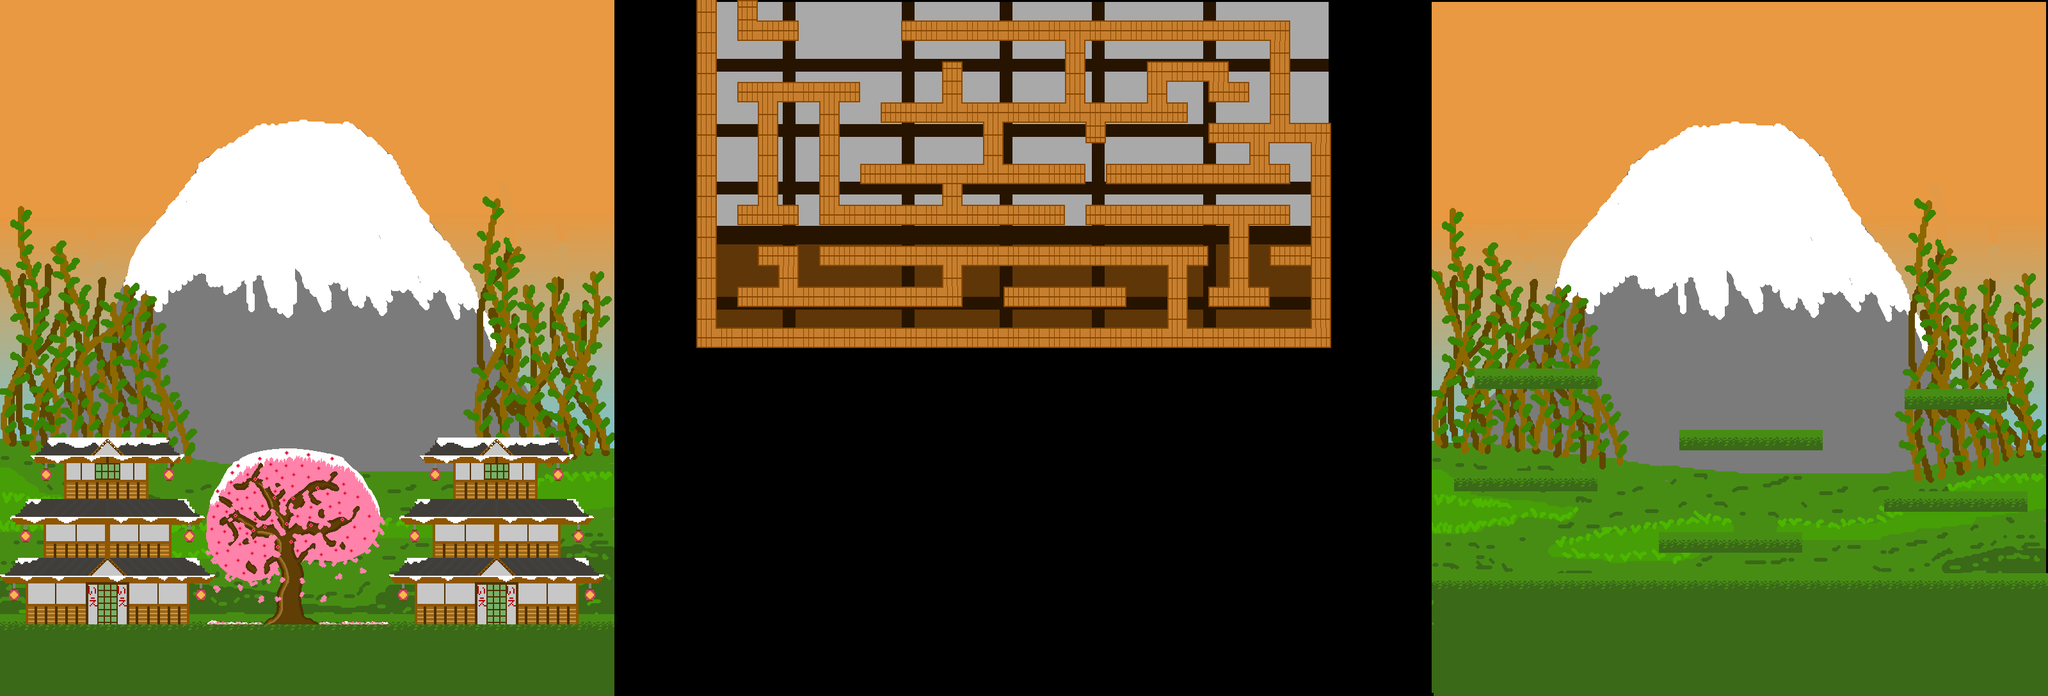

Below is a game level as drawn by its tile map, then a one-line description and the .tmx that defines it (tile-layer data replaced by summaries):
An orthogonal 100x34 tile map with 32x32 px tiles, 4 tile layers (solinterieur, solexterieur, arbre, maison), 3 image layers.

<map version="1.5" tiledversion="1.7.2" orientation="orthogonal" renderorder="right-down" width="100" height="34" tilewidth="32" tileheight="32" infinite="0" nextlayerid="16" nextobjectid="1">
 <editorsettings>
  <export target="map.json" format="json" />
 </editorsettings>
 <tileset firstgid="1" name="décors" tilewidth="32" tileheight="32" tilecount="320" columns="20">
  <properties>
   <property name="estsolid" type="bool" value="false" />
  </properties>
  <image source="toute les sprites.png" width="640" height="540" />
  <tile id="6">
   <properties>
    <property name="estSolide" type="bool" value="true" />
   </properties>
  </tile>
  <tile id="7">
   <properties>
    <property name="estSolide" type="bool" value="true" />
   </properties>
  </tile>
  <tile id="8">
   <properties>
    <property name="estSolide" type="bool" value="true" />
   </properties>
  </tile>
  <tile id="9">
   <properties>
    <property name="estSolide" type="bool" value="true" />
   </properties>
  </tile>
  <tile id="10">
   <properties>
    <property name="estSolide" type="bool" value="true" />
   </properties>
  </tile>
  <tile id="11">
   <properties>
    <property name="estSolide" type="bool" value="true" />
   </properties>
  </tile>
  <tile id="25">
   <properties>
    <property name="estSolide" type="bool" value="true" />
   </properties>
  </tile>
  <tile id="26">
   <properties>
    <property name="estSolide" type="bool" value="false" />
   </properties>
  </tile>
  <tile id="27">
   <properties>
    <property name="estSolide" type="bool" value="true" />
   </properties>
  </tile>
  <tile id="28">
   <properties>
    <property name="estSolide" type="bool" value="true" />
   </properties>
  </tile>
  <tile id="29">
   <properties>
    <property name="estSolide" type="bool" value="true" />
   </properties>
  </tile>
  <tile id="30">
   <properties>
    <property name="estSolide" type="bool" value="true" />
   </properties>
  </tile>
  <tile id="31">
   <properties>
    <property name="estSolide" type="bool" value="true" />
   </properties>
  </tile>
  <tile id="49">
   <properties>
    <property name="estSolide" type="bool" value="true" />
   </properties>
  </tile>
 </tileset>
 <imagelayer id="2" name="paysage">
  <image source="../../2D/fini/background.png" width="960" height="1080" />
 </imagelayer>
 <imagelayer id="3" name="paysage2 " offsetx="2237.25" offsety="3.69794">
  <image source="../../2D/fini/background.png" width="960" height="1080" />
 </imagelayer>
 <imagelayer id="4" name="interieurmaison" offsetx="1116.78" offsety="3.69794">
  <image source="../../2D/fini/background interieur maison.png" width="960" height="540" />
 </imagelayer>
 <layer id="12" name="solinterieur" width="100" height="34">
  <data>[3400 cells, 233 non-empty, 12 distinct tile ids]</data>
 </layer>
 <layer id="13" name="solexterieur" width="100" height="34">
  <data>[3400 cells, 341 non-empty, 3 distinct tile ids]</data>
 </layer>
 <layer id="15" name="arbre" width="100" height="34">
  <data>[3400 cells, 99 non-empty, 99 distinct tile ids]</data>
 </layer>
 <layer id="14" name="maison" width="100" height="34">
  <data>[3400 cells, 242 non-empty, 121 distinct tile ids]</data>
 </layer>
</map>